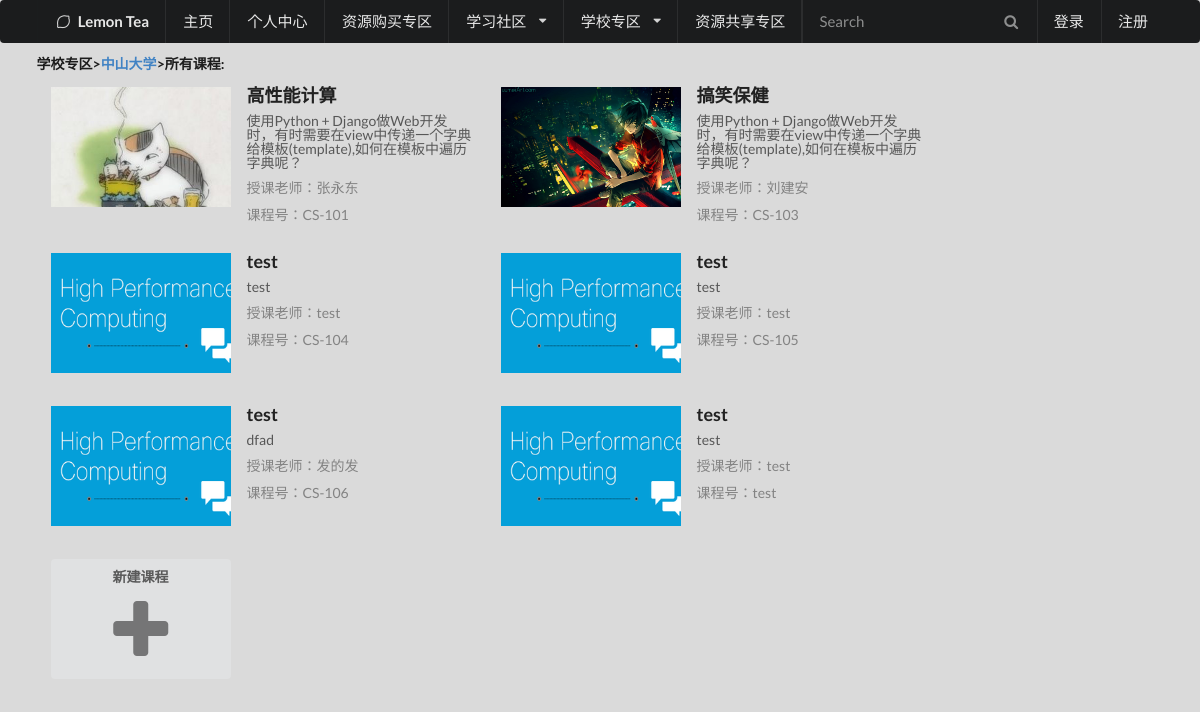
Before: /school/ with the older database file.
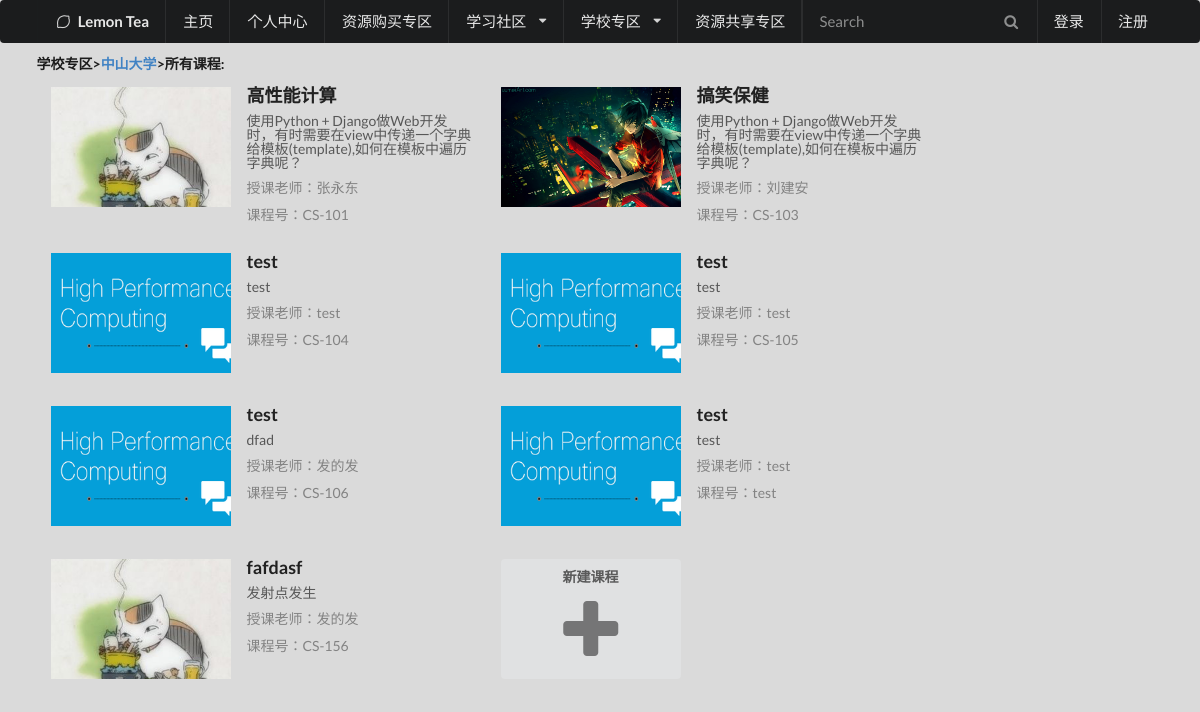
After: the same page with the newer database file.
### LemonApp/models.py (models this page shows, shortened)
class Course(models.Model):
    college_name = models.CharField("大学", max_length=50, null=True)
    course_order = models.IntegerField("课程编号", null=True)
    course_identifier = models.CharField("课程号", max_length=50)
    title = models.CharField("课程名称", max_length=50)
    image = models.ImageField("课程图片", upload_to="CoursePhoto/", null=True, default="CoursePhoto/default.png")
    description = models.TextField("课程介绍")
    teacher = models.CharField("授课老师", max_length=50)
    class Meta:
        db_table = "Course"

### LemonApp/views.py (the view)
# urls.py: url(r'^school/$', views.school, name='school'),
def school(request):
	CourseList = Course.objects.all()
	return render(request,'school.html', locals())

### LemonApp/templates/school.html (shortened to what this page needs)
<!DOCTYPE html>
<html>
<head>
    <link rel="stylesheet" type="text/css" href="../static/semantic.css">
</head>
<body>
	{% include "HeaderMenu.html"%}
<div class = "ui main container">
  <h5 class="ui header">学校专区><a href="school">中山大学</a>>所有课程:</h5>
<div class="ui two column doubling stackable grid container">
{% for course in CourseList %}
  <div class="column">
<div class="ui items">
  <div class="item">
    <div class="image">
      <a href="course/{{ course.id }}/"><img src= "/LemonApp/media/{{ course.image }}" style="height:120px;width:180px;object-fit:cover;"></a>
    </div>
    <div class="content">
      <a href="course/{{ course.id }}/" class="header">{{ course.title }}</a>
      <div class="meta">
        <span>{{ course.description }}</span>
      </div>
      <div class="extra">授课老师：{{ course.teacher }} </div>
      <div class="extra">课程号：{{ course.course_identifier }} </div>
    </div>
  </div>
</div>
  </div>
{% endfor %}
<div class="column">
<div class="ui items">
  <div class="item">
    <div class="image">
      <a href="create_course/"><button class="ui button" style="height:120px;width:180px;object-fit:cover;"">新建课程<i class="plus icon" style="margin-left:28px;margin-top:40px;font-size:70px"></i></button></a>
    </div>
  </div>
</div>
  </div>
  <div class="column">
  </div>
</div>
</div>
</body>
</html>

Changed rows visible on the page:
added Course: image (picture), title "fafdasf", description "发射点发生", teacher "发的发", course_identifier "CS-156"
